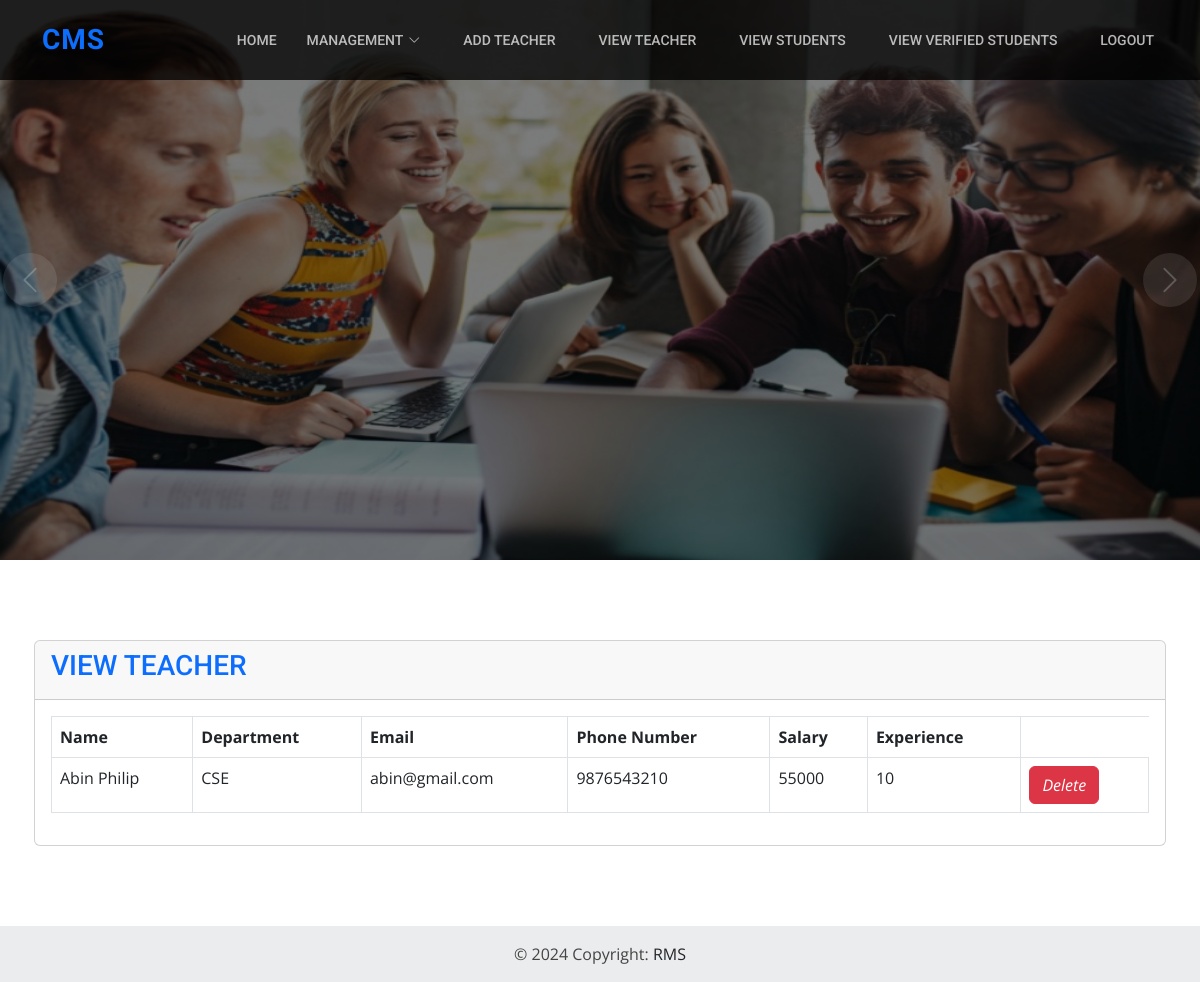
Screenshot of /adminapp/view_Teacher with the database file from the repository.
### adminapp/models.py (models this page shows)
class Teacher(models.Model):
    teacher_id=models.ForeignKey(User, on_delete=models.CASCADE)
    department_id=models.ForeignKey(Department,on_delete=models.CASCADE)
    address = models.CharField(max_length=255)
    phone_number = models.IntegerField()
    salary=models.IntegerField()
    experience=models.IntegerField()

class User(AbstractUser):
    usertype = models.CharField(max_length=50)

class Department(models.Model):
    dept_name=models.CharField(max_length=30)

### adminapp/views.py (the view)
# urls.py: path('view_Teacher',view_Teacher,name='view_Teacher'),
def view_Teacher(request):
    details = Teacher.objects.select_related('teacher_id','department_id')
    return render(request,'admin/view_Teacher.html',{'data':details})

### adminapp/templates/admin/view_Teacher.html (shortened to what this page needs)
{% extends 'admin/shared/base.html' %}
{% load static %}
{% block content %}
<div class="card">
    <div class="card-header">
      <h3 class="text-primary">VIEW TEACHER</h3>
    </div>
                <div class="card-body">
                    {% if not data %}
                    <p class="text-center"> <b>No Items List</b>  </p>
                    {% else %}
                <table class="table table-bordered">
                    <thead>
                        <tr>
                            <th>Name</th>
                            <th>Department</th>
                            <th>Email</th>
                            <th>Phone Number</th>
                            <th>Salary</th>
                            <th>Experience</th>
                        </tr>
                    </thead>
                    <tbody>
                        {% for i in data %}
                        <tr>
                            <td>{{ i.teacher_id.first_name }}    {{ i.teacher_id.last_name  }} </td>
                            <td>{{ i.department_id.dept_name }} </td>
                            <td>{{ i.teacher_id.email }} </td>
                            <td>{{ i.phone_number }} </td>
                            <td>{{ i.salary }} </td>
                            <td>{{ i.experience }} </td>
                            <td>
                                <a href="{% url 'admin_Coordinator_delete' id=i.teacher_id.id %}" class="btn btn-danger btn-xs"><i
                                        class="fa fa-trash ">Delete</i></a>
                            </td>
                        </tr>
                        {% endfor %}
                    </tbody>
                </table>
                {% endif %}
            </div>
        </div>
    </section>
{% endblock content %}

### static/assets/css/style.css (style rules this page uses)
body { font-family: "Open Sans", sans-serif; color: #444444; }
a { color: #0d6efd; text-decoration: none; }
h1, h2, h3, h4, h5, h6 { font-family: "Roboto", sans-serif; }

### rows the page displays
Teacher: teacher_id.first_name "Abin", teacher_id.last_name "Philip", department_id.dept_name "CSE", teacher_id.email "abin@gmail.com", phone_number "9876543210", salary "55000", experience "10"
